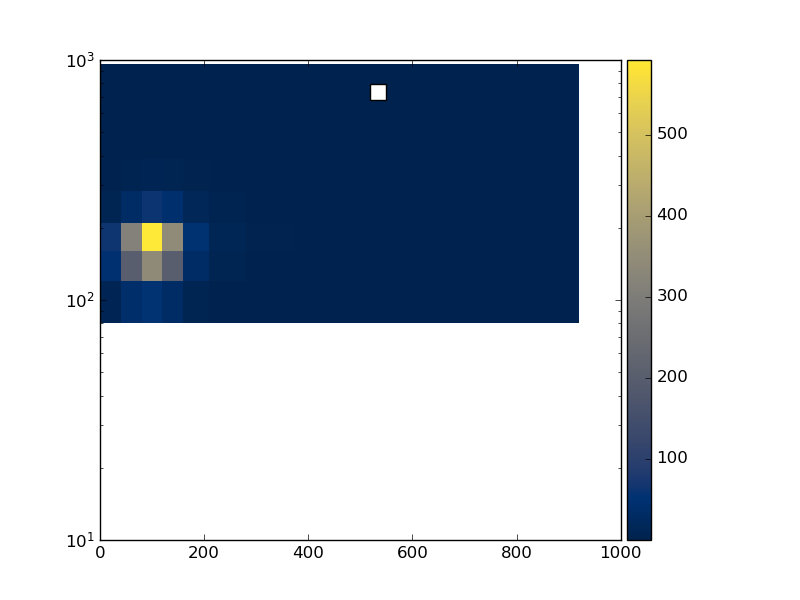

This chart was generated by the following Python code:
#! /usr/bin/env python

# This Python script was auto-generated using YODA v2.0.1.
# Analysis object: /WbWb_singlelepton/m_bl_m_bw
# Timestamp: 12-01-2026 (12:51:18)

import matplotlib as mpl
import matplotlib.pyplot as plt
mpl.use('Agg') # comment out for interactive use
import os
import numpy as np

plotDir = os.path.split(os.path.realpath(__file__))[0]
if 'YODA_USER_PLOT_PATH' in globals():
    plot_outdir = globals()['YODA_USER_PLOT_PATH']
else:
    plot_outdir = plotDir

#plot style
plt.style.use(os.path.join(plotDir, '../default.mplstyle'))

plt.rcParams['text.usetex'] = False
plt.style.use(['classic'])
plt.rc('font', family='DejaVu Sans')
# plot metadata
figW, figH = plt.rcParams['figure.figsize']
ax_xLabel = r''
ax_yLabel = r''
ax_zLabel = r''
ax_title  = r''
ax_xScale = 'linear'
ax_yScale = 'log'
ax_zScale = 'linear'
yLims = (100, 100)

# TeX-friendly labels for the legend
labels = [ r"WbWb\_Slurm\_Template\_171" ]

# Adjust canvas width and height
canvasW = 10
canvasH = 10
figW *= canvasW/10.
figH *= canvasH/9.

# Create figure and axis objects
fig, ax = plt.subplots(1, 1)

# Set figure margins
plt.subplots_adjust(
    left   = 1.0 * plt.rcParams['figure.subplot.left'],
    right  = 1.0 * plt.rcParams['figure.subplot.right'],
    top    = 1.0 * plt.rcParams['figure.subplot.top'],
    bottom = 1.0 * plt.rcParams['figure.subplot.bottom'])

ax.yaxis.set_minor_locator(mpl.ticker.LogLocator(
base=10.0, subs=[i for i in np.arange(0, 1, 0.1)], numticks=np.inf))

# Color map: curve index -> color
colors = {0: '#EE3311', 1: '#3366FF', 2: '#109618', 3: '#FF9900', 4: '#990099'}


# the numerical data is stored in a separate file
dataf = dict()
exec(open(os.path.split(__file__)[0] + '/m_bl_m_bw__data.py').read(), dataf)

legend_handles = dict() # keep track of handles for the legend
# reference data in main panel
cmap = 'cividis'
xbin_cent = np.unique(dataf['xpoints'])
ybin_cent = np.unique(dataf['ypoints'])
X, Y = np.meshgrid(xbin_cent, ybin_cent)
Z = np.array(dataf['zpoints']).reshape(X.shape[::-1])
pc = ax.pcolormesh(X, Y, Z.T, cmap=cmap, shading='auto')
cbar = fig.colorbar(pc, orientation='vertical', ax=ax, pad=0.01)
cbar.set_label(ax_zLabel)
# style options for curves
# starts at zorder>=5 to draw curve on top of legend

legend_pos = (0.5, 0.97)
ax.legend(legend_handles, labels, loc='upper left', bbox_to_anchor=legend_pos)

ax.set_xlabel(ax_xLabel)
ax.set_ylabel(ax_yLabel, loc='top')
ax.set_title(ax_title, loc='left')
ax.set_xscale(ax_xScale)
ax.set_yscale(ax_yScale)

# tick formatting
plt.rcParams['xtick.top'] = True
plt.rcParams['ytick.right'] = True
plt.savefig(os.path.join(plot_outdir, 'm_bl_m_bw.pdf'), format='PDF')
plt.savefig(os.path.join(plot_outdir, 'm_bl_m_bw.png'), format='PNG')

plt.close(fig)
